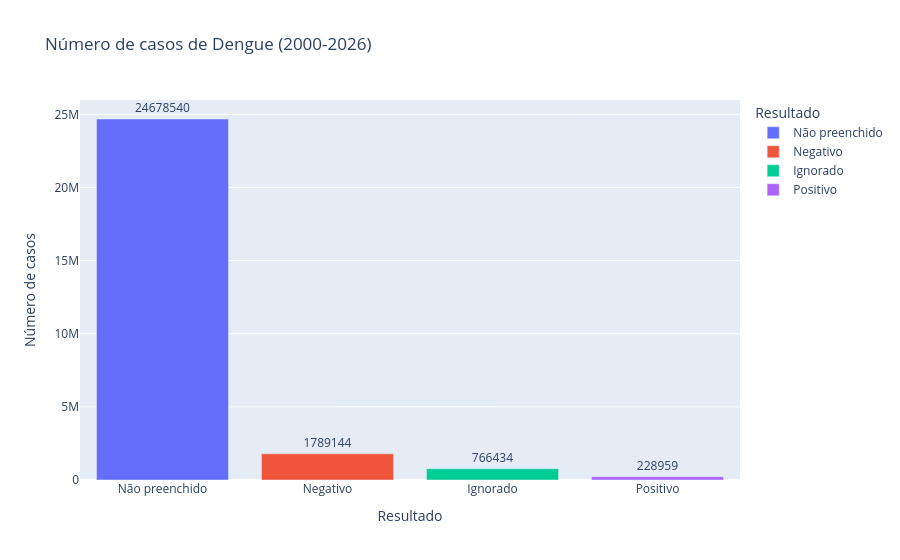

Here is the notebook cell this chart was saved with:
### Code cell
# Contagem dos resultados
dengue_counts = (
    classi_fin["DENGUE"]
    .value_counts()
    .reset_index()
)

dengue_counts.columns = ["Resultado", "Contagem"]

fig = px.bar(
    dengue_counts,
    x="Resultado",
    y="Contagem",
    text="Contagem",
    title="Número de casos de Dengue (2000-2026)",
    labels={
        "Contagem": "Número de casos",
        "Resultado": "Resultado"
    },
    color="Resultado"
)

fig.update_traces(textposition="outside")

fig.show()

### Figure 1 — Plotly figure (JSON) as saved in the notebook; plotly's stock layout.template omitted (floating-point values rounded to 4 significant figures)
{"data": [{"hovertemplate": "Resultado=%{x}<br>Número de casos=%{text}<extra></extra>", "legendgroup": "Não preenchido", "marker": {"color": "#636efa", "pattern": {"shape": ""}}, "name": "Não preenchido", "orientation": "v", "showlegend": true, "text": [24680000.0], "textposition": "outside", "type": "bar", "x": ["Não preenchido"], "xaxis": "x", "y": [24678540], "yaxis": "y"}, {"hovertemplate": "Resultado=%{x}<br>Número de casos=%{text}<extra></extra>", "legendgroup": "Negativo", "marker": {"color": "#EF553B", "pattern": {"shape": ""}}, "name": "Negativo", "orientation": "v", "showlegend": true, "text": [1789000.0], "textposition": "outside", "type": "bar", "x": ["Negativo"], "xaxis": "x", "y": [1789144], "yaxis": "y"}, {"hovertemplate": "Resultado=%{x}<br>Número de casos=%{text}<extra></extra>", "legendgroup": "Ignorado", "marker": {"color": "#00cc96", "pattern": {"shape": ""}}, "name": "Ignorado", "orientation": "v", "showlegend": true, "text": [766400.0], "textposition": "outside", "type": "bar", "x": ["Ignorado"], "xaxis": "x", "y": [766434], "yaxis": "y"}, {"hovertemplate": "Resultado=%{x}<br>Número de casos=%{text}<extra></extra>", "legendgroup": "Positivo", "marker": {"color": "#ab63fa", "pattern": {"shape": ""}}, "name": "Positivo", "orientation": "v", "showlegend": true, "text": [229000.0], "textposition": "outside", "type": "bar", "x": ["Positivo"], "xaxis": "x", "y": [228959], "yaxis": "y"}], "layout": {"barmode": "relative", "legend": {"title": {"text": "Resultado"}, "tracegroupgap": 0}, "title": {"text": "Número de casos de Dengue (2000-2026)"}, "xaxis": {"anchor": "y", "categoryarray": ["Não preenchido", "Negativo", "Ignorado", "Positivo"], "categoryorder": "array", "domain": [0, 1], "title": {"text": "Resultado"}}, "yaxis": {"anchor": "x", "domain": [0, 1], "title": {"text": "Número de casos"}}}}
